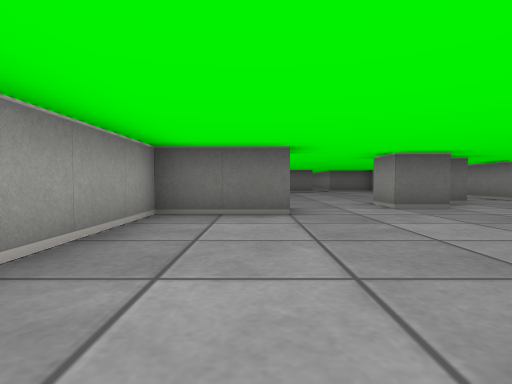
view 1 (above)

21 first-person views from a walk through a cub3D ray-caster map. The camera is about half as high as the walls, tilts 2° down and sees 80° across. The floor is counted in squares. Each view is taken from the middle of a square. On the plan, view 1 faces up. The plan holds only what a view shows up to about 9 squares ahead; the rest is blank.

view 2
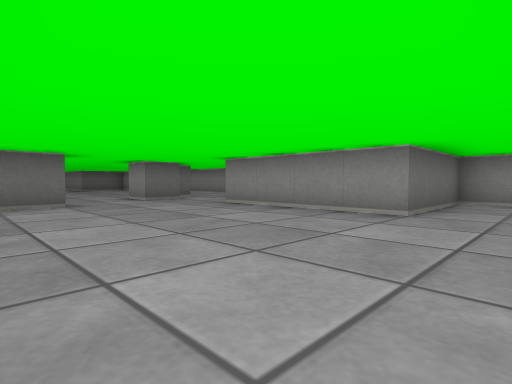

view 3
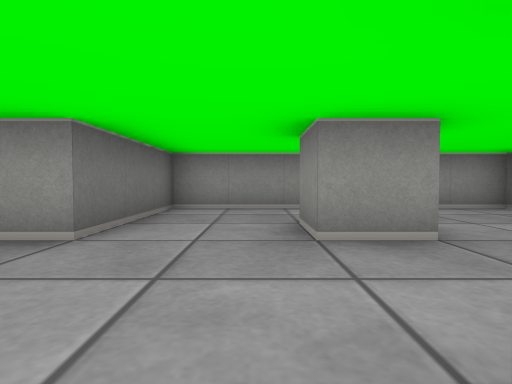

view 4
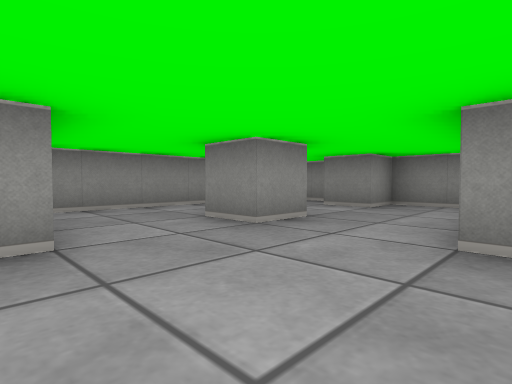

view 5
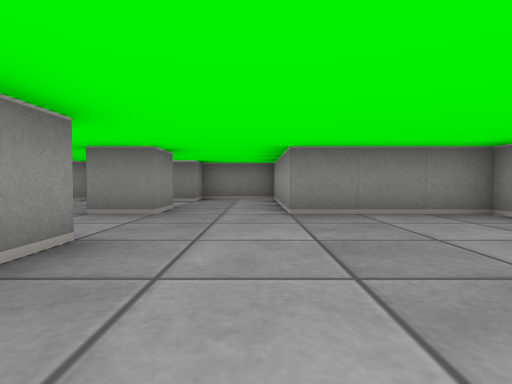

view 6
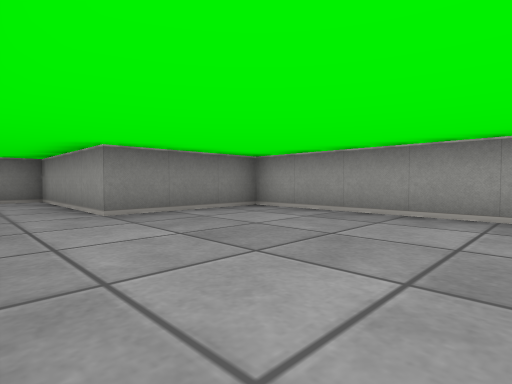

view 7
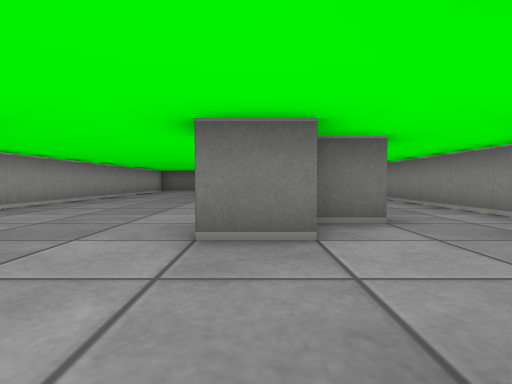

view 8
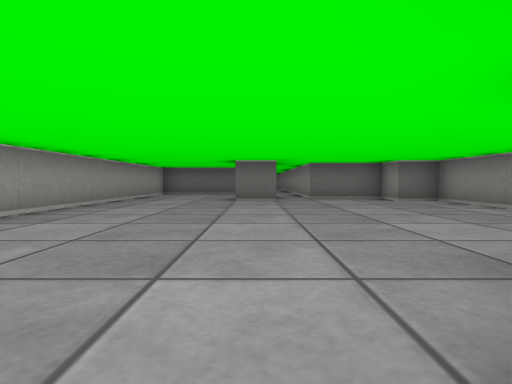

view 9
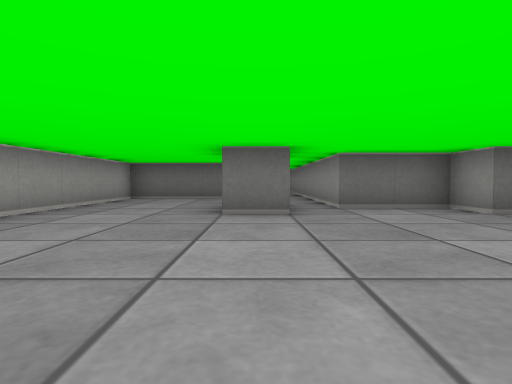

view 10
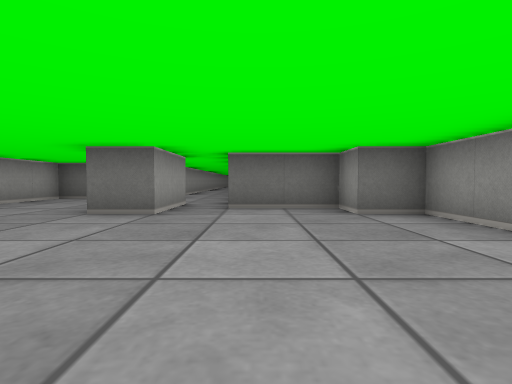

view 11
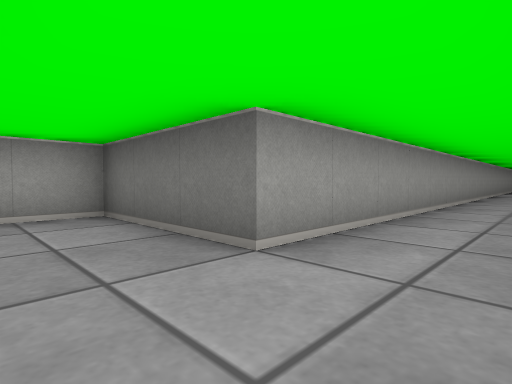

view 12
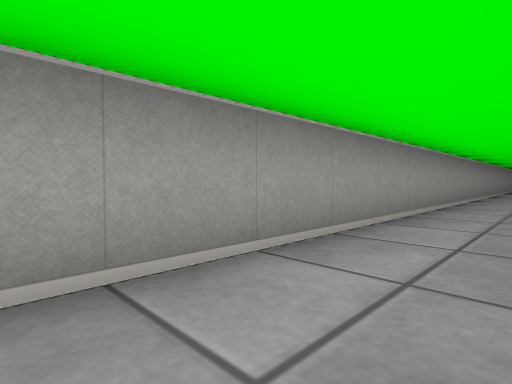

view 13
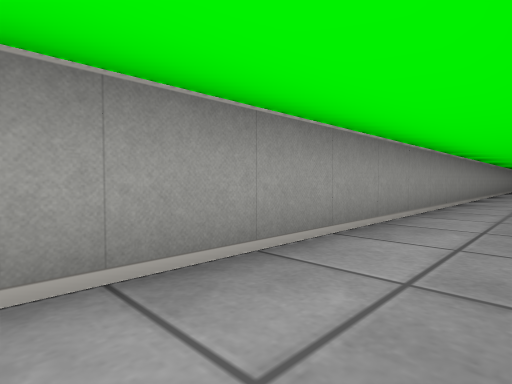

view 14
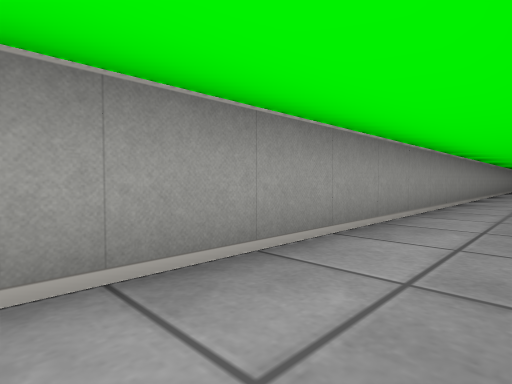

view 15
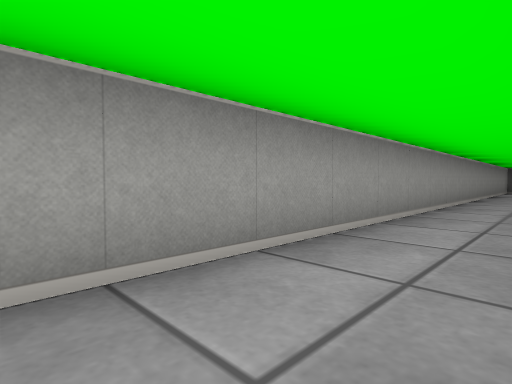

view 16
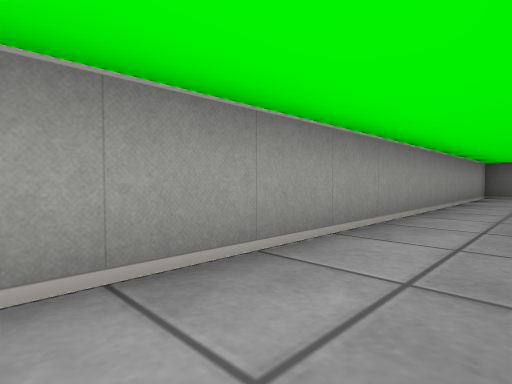

view 17
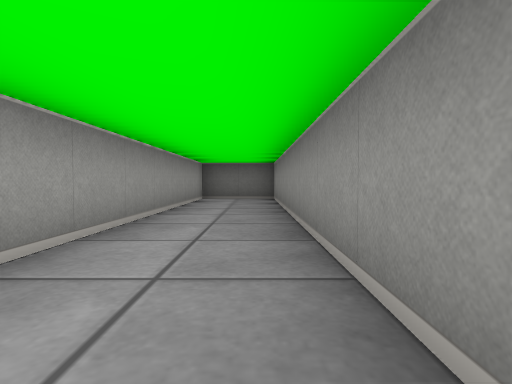

view 18
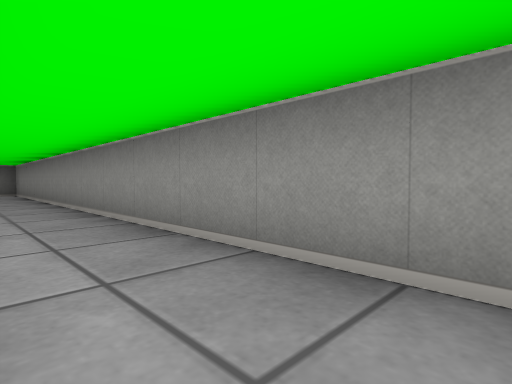

view 19
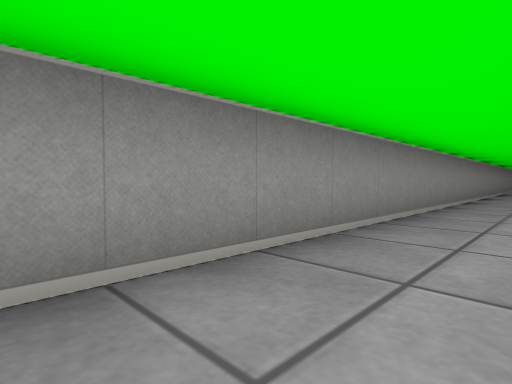

view 20
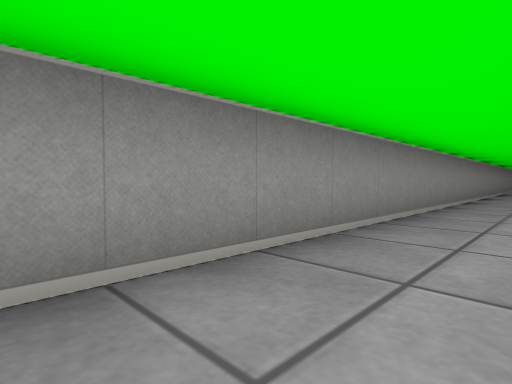

view 21
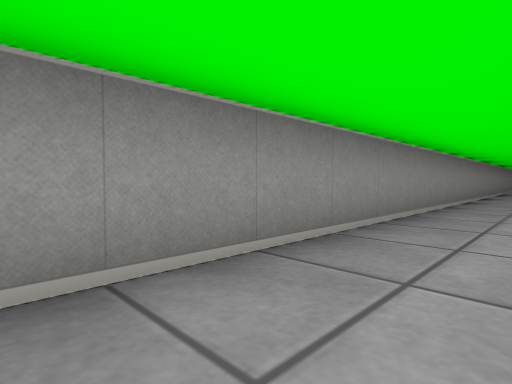

### Floor plan
Ten units are one square. View 1 is at (0, 0); x grows to the right and y downward. Boxes are objects, and circles mark ways between rooms. Rooms are numbered by the first view taken in them; rooms with no view inside come last. Other rooms are left out.
<svg viewBox="-20 -520 90 590">
<path fill="none" stroke="#000" d="M35 36 35 25 45 25M6 -45 -15 -45 -15 25 15 25 15 65 35 65 35 55 45 55M36 -55 25 -55M46 -65 36 -65M51 65 65 65 65 5 35 5 35 -35M35 -208 35 -515 15 -515 15 -175 -15 -175 -15 -82M25 -155 25 -135 15 -135M65 -71 65 -135 55 -135 55 -145 35 -145 35 -180M25 -55 25 -65"/>
<circle cx="15" cy="-50" r="3" fill="#2a7"/>
<text x="20" y="0">1</text>
<text x="20" y="-220">2</text>
</svg>
Room 1 opens to room 2.

Where each view was taken, in squares from view 1:
view 1: 0 up, 0 right, facing up
view 2: 2 down, 1 left, facing up-right
view 3: 2 down, 1 right, facing right
view 4: 0 up, 1 right, facing down-right
view 5: 2 up, 2 right, facing down
view 6: 2 up, 3 right, facing down-left
view 7: 3 up, 3 right, facing up
view 8: 6 up, 2 right, facing up
view 9: 9 up, 2 right, facing up
view 10: 9 up, 4 right, facing up
view 11: 16 up, 3 right, facing up-left
view 12: 20 up, 3 right, facing up-left
view 13: 25 up, 3 right, facing up-left
view 14: 31 up, 3 right, facing up-left
view 15: 36 up, 3 right, facing up-left
view 16: 41 up, 3 right, facing up-left
view 17: 43 up, 3 right, facing up
view 18: 39 up, 2 right, facing up-right
view 19: 42 up, 2 right, facing down-right
view 20: 36 up, 2 right, facing down-right
view 21: 32 up, 2 right, facing down-right
